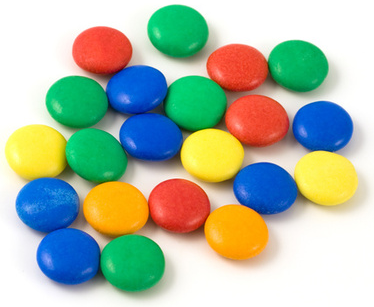
#> input picture Anudit Bhatt/OpenCv/smarties1.png, 374 x 307 px, found by its file name
$ jupyter execute OpenCv_CircleDetection.ipynb
#> lines starting #> are read from the running program, lines starting #| are printed output that depends on the picture; after the words box and inside, x2 and y2 are one past the last pixel; in counts of white or black regions, pixels touching at a corner belong together
To detect a circle in an image we use

(x - xcenter)^2 + (y - ycenter)^2 = r^2

where (x_center and y_center) is the center of the circle, and r is the radius of the circle.

[cell 1]
import numpy as np
import cv2 as cv

[cell 2]
img = cv.imread('F:/smarties1.png')
#> img is the input picture: shape (307, 374, 3); mean B, G, R 165.8, 186.6, 172.7
output = img.copy()

gray = cv.cvtColor(img, cv.COLOR_BGR2GRAY)
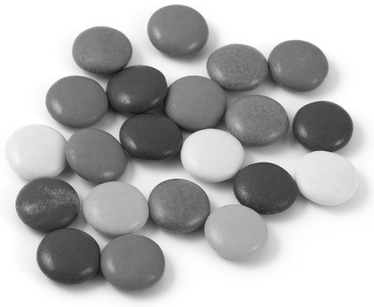
#> gray: shape (307, 374); min 16, max 255, mean 180.1
gray = cv.medianBlur(gray, 5)

circles = cv.HoughCircles(gray, cv.HOUGH_GRADIENT, 1, 60,
                          param1=50, param2=30, minRadius=0, maxRadius=0)
#> circles = 15 rows, first 8: [221.5, 138.5, 96.5], [146.5, 141.5, 91], [236.5, 79.5, 36.4], [177.5, 209.5, 31.8], [68.5, 259.5, 32.7], [115.5, 220.5, 39.2], [258.5, 203.5, 64.6], [296.5, 74.5, 34.4]

# cv.HOUGH_GRADIENT - method
# 1 is dp - Inverse ratio of the accumulator resolution to the image resolution
# 20 is minDist - Min. distance b/w the centre of the detected circles.
# param1=50 - First Method specific parameter. In case of Hough_Gradient, it is the higher threshold of the two passed to the Canny edge detector (the lower one is twice smaller).
# param2=30 - Second Method specific parameter. In case of Hough_Gradient, it is the accumulator threshold for the circle centers at the detection stage.
# maxRadius=0 - Max. Circle radius. If <= 0, uses the max. image dimension. If < 0, returns centers without finding the radius.
# minRadius=0 - Min. circle radius.

detected_circles = np.uint16(np.around(circles)) # This will convert detected circles into integers.
#> detected_circles = 15 rows, first 8: [222, 138, 96], [146, 142, 91], [236, 80, 36], [178, 210, 32], [68, 260, 33], [116, 220, 39], [258, 204, 65], [296, 74, 34]


for (x, y ,r) in detected_circles[0, :]:
    cv.circle(output, (x, y), r, (0, 0, 0), 3)
    cv.circle(output, (x, y), 2, (0, 255, 255), 3)
#> this loop made 15 passes
#> (x, y, r) on passes 1 to 12: (222, 138, 96), (146, 142, 91), (236, 80, 36), (178, 210, 32), (68, 260, 33), (116, 220, 39), (258, 204, 65), (296, 74, 34), (38, 160, 36), (214, 2, 127), (322, 136, 35), (78, 96, 33)
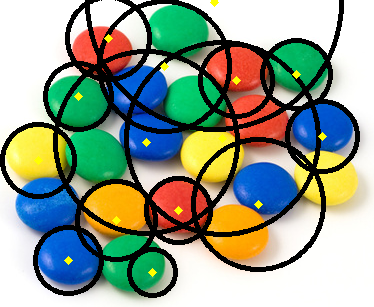
#> output: shape (307, 374, 3); 18.29% of pixels changed, all inside (x1, y1, x2, y2) = (0, 0, 360, 298)


cv.imshow('output',output)
cv.waitKey(0)
cv.destroyAllWindows()

$ run again, with Anudit Bhatt/OpenCv/Sudoku1.png copied over Anudit Bhatt/OpenCv/smarties1.png
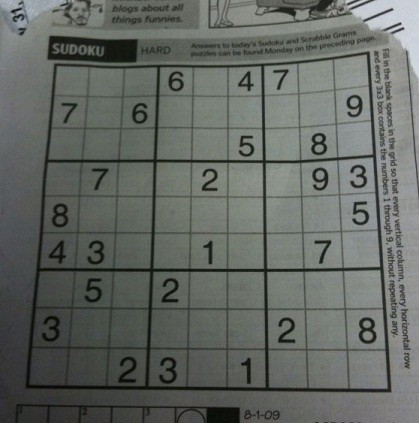
#> input picture Anudit Bhatt/OpenCv/Sudoku1.png, 419 x 423 px, found by its file name
#> img is the input picture: shape (423, 419, 3); mean B, G, R 98.9, 103.6, 99.4
#> `gray = cv.medianBlur(gray, 5)`:
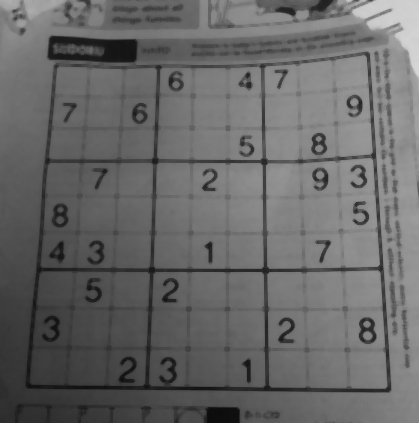
#> gray: shape (423, 419); min 12, max 214, mean 103.6
#> circles = 33 rows, first 8: [217.5, 212.5, 177.7], [247.5, 277.5, 151.3], [273.5, 149.5, 120.6], [174.5, 144.5, 128.4], [104.5, 225.5, 163.9], [284.5, 218.5, 92.6], [25.5, 215.5, 203.4], [328.5, 94.5, 83.7]
#> detected_circles = 33 rows, first 8: [218, 212, 178], [248, 278, 151], [274, 150, 121], [174, 144, 128], [104, 226, 164], [284, 218, 93], [26, 216, 203], [328, 94, 84]
#> the loop `for (x, y ,r) in detected_circles[0, :]:` made 33 passes
#> after the loop `for (x, y ,r) in detected_circles[0, :]:`:
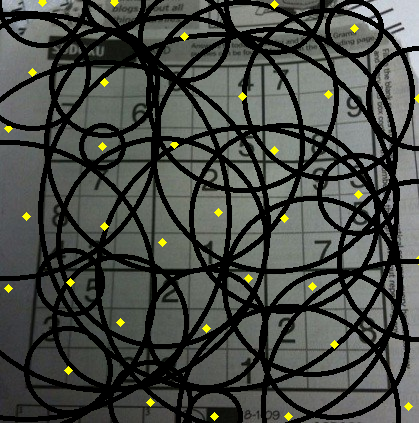
#> output: shape (423, 419, 3); mean B, G, R 68.6, 73.5, 70.7

$ run again, with Anudit Bhatt/OpenCv/water.png copied over Anudit Bhatt/OpenCv/smarties1.png
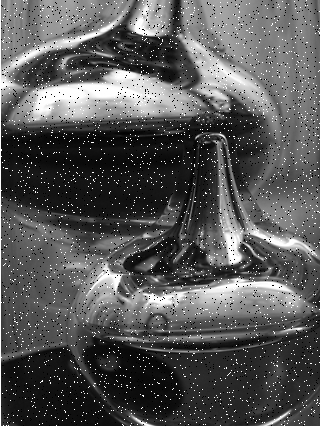
#> input picture Anudit Bhatt/OpenCv/water.png, 320 x 426 px, found by its file name
#> img is the input picture: shape (426, 320, 3); min 0, max 255, mean 87.2
#> `gray = cv.medianBlur(gray, 5)`:
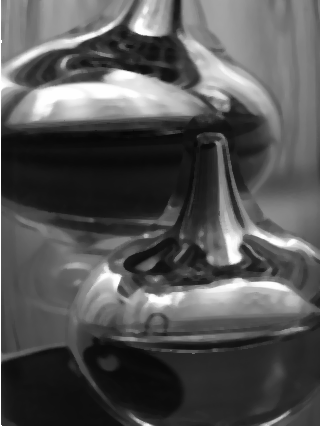
#> gray: shape (426, 320); min 7, max 255, mean 84.6
#> circles = 25 rows, first 8: [128.5, 149.5, 127.5], [78.5, 202.5, 141.1], [186.5, 180.5, 117.8], [19.5, 155.5, 175.1], [209.5, 356.5, 109.3], [231.5, 292.5, 56.5], [305.5, 194.5, 118.1], [199.5, 423.5, 162]
#> detected_circles = 25 rows, first 8: [128, 150, 128], [78, 202, 141], [186, 180, 118], [20, 156, 175], [210, 356, 109], [232, 292, 56], [306, 194, 118], [200, 424, 162]
#> the loop `for (x, y ,r) in detected_circles[0, :]:` made 25 passes
#> after the loop `for (x, y ,r) in detected_circles[0, :]:`:
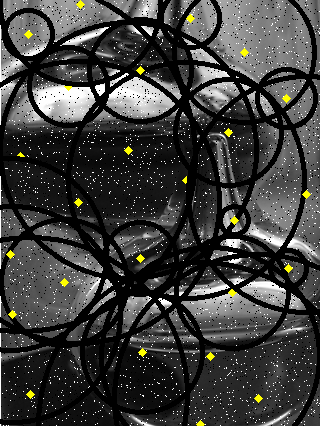
#> output: shape (426, 320, 3); mean B, G, R 61.1, 62.9, 62.9
